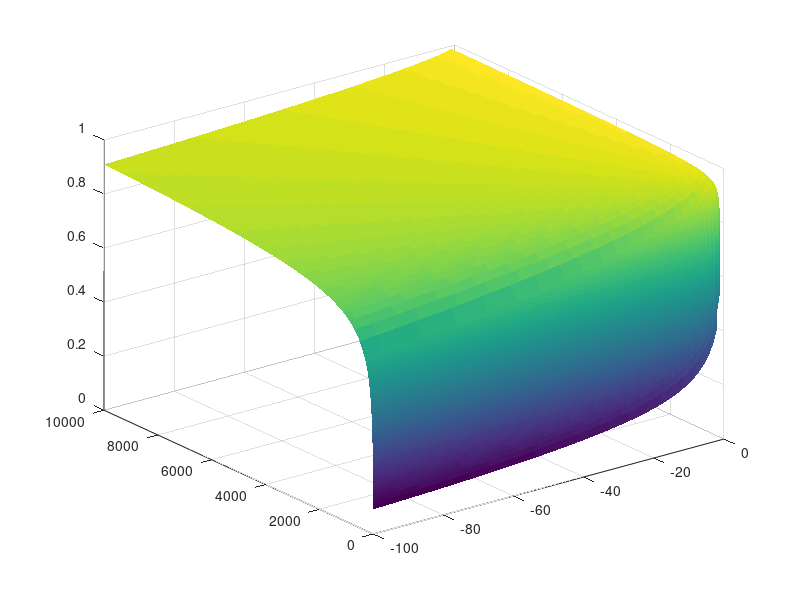

Reproduce this figure in MATLAB.
root_guess_p = @(Rq,M) 1./(1+Rq./M).*(1+sqrt(abs(Rq)./M));
root_guess_m = @(Rq,M) 1./(1+Rq./M).*(1-sqrt(abs(Rq)./M));

M = [linspace(1,300,500),linspace(300,10000,50)];
Rq = linspace(-100,-1,100);

root = [];
for i = 1:length(M)
    root = [root; root_guess_m(Rq,M(i))];
end

surf(Rq,M,root); shading flat;